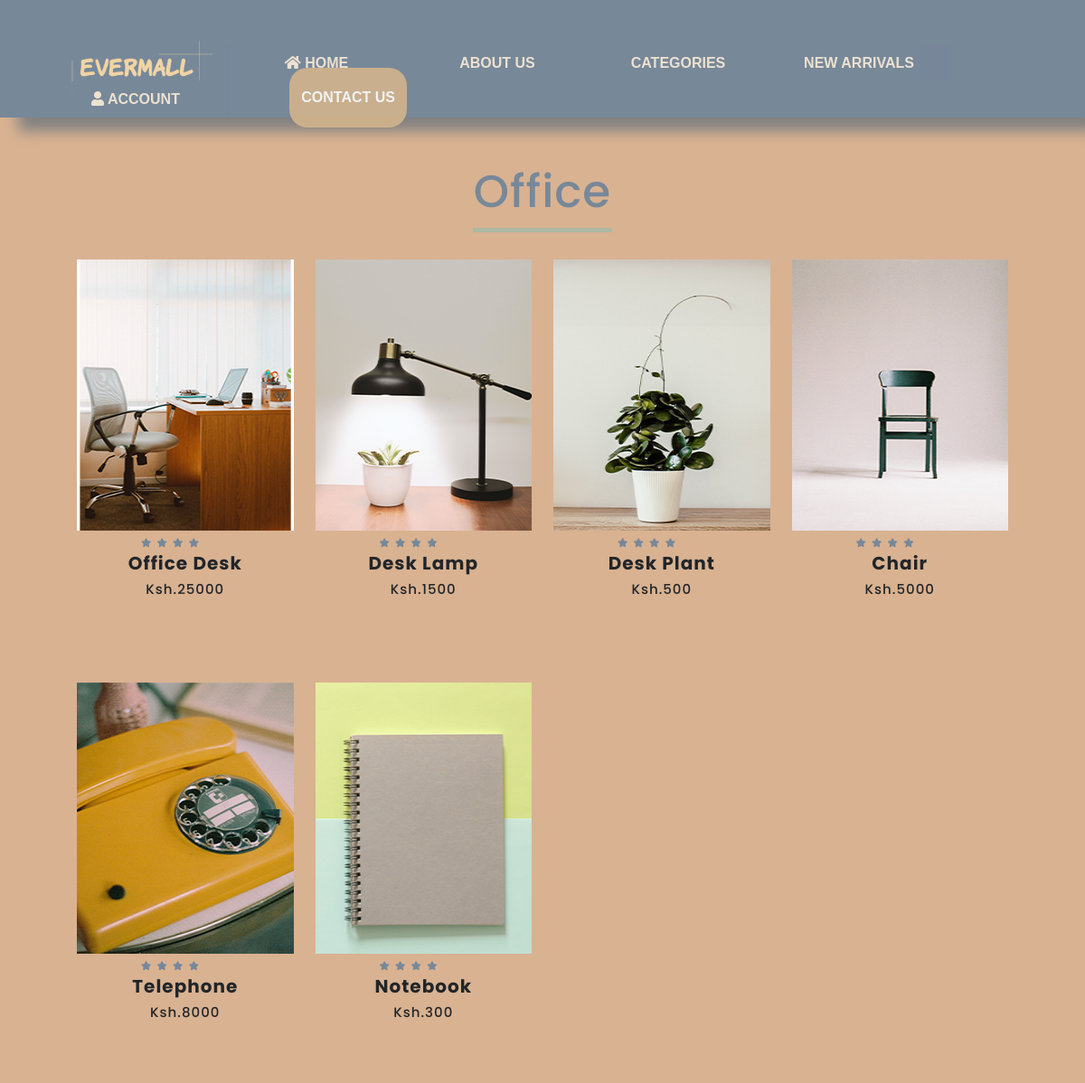
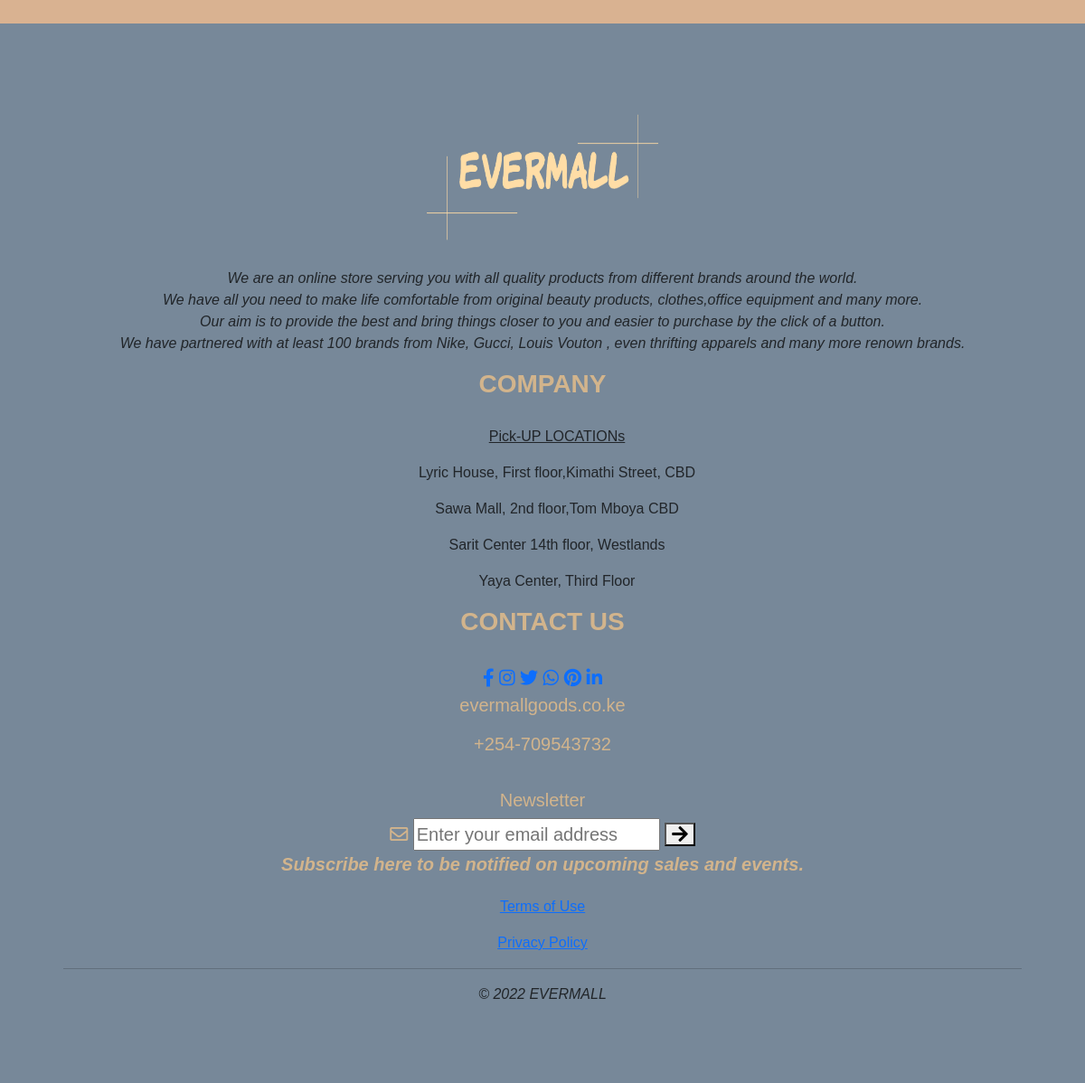
Screenshot of /Shop/Office.php with the database file from the repository (2 pictures, top to bottom).
### tables this page shows
CREATE TABLE `tbl_product` (
  `product_id` int(11) NOT NULL,
  `vendor_id` int(30) NOT NULL,
  `product_name` varchar(25) DEFAULT NULL,
  `product_description` text DEFAULT NULL,
  `product_image` varchar(40) DEFAULT NULL,
  `unit_price` double DEFAULT NULL,
  `available_quantity` int(11) DEFAULT NULL,
  `subcategory_name` text DEFAULT NULL,
  `category_name` text NOT NULL,
  `product_keywords` varchar(50) NOT NULL,
  `created_at` datetime DEFAULT current_timestamp(),
  `updated_at` datetime DEFAULT current_timestamp(),
  `added_by` int(11) DEFAULT NULL,
  `is_deleted` int(11) DEFAULT NULL
);

### Shop/Office.php (the view, shortened to what this page needs)
<?php
require_once('../Admin/connections.php');
$sql="SELECT * FROM tbl_product WHERE category_name='Office'";
$all_product = $conn->query($sql);
?>
<html>
    <head>
        <link rel="stylesheet" href="product2.css">
        <link rel="stylesheet" href="https://stackpath.bootstrapcdn.com/bootstrap/4.3.1/css/bootstrap.min.css">
        <link rel="stylesheet" href="https://stackpath.bootstrapcdn.com/font-awesome/4.7.0/css/font-awesome.min.css">
        <link rel="stylesheet" href="https://cdn.jsdelivr.net/npm/bootstrap@5.2.0-beta1/dist/css/bootstrap.min.css">
	 <link rel="stylesheet" type="text/css" href="https://cdnjs.cloudflare.com/ajax/libs/font-awesome/5.15.1/css/all.min.css">
     <link rel="stylesheet" href="../Index/index.css" >
</head>
<body>
<header>
			<ul>
			<a href="../Index/Index.php">
            <li><img src="../Evermall(White).png" width="300px"></li>
            </a>
			<li><b> <a href="../Index/Index.php"><i class="fa fa-home"></i> HOME </a></b>
			<li><b> <a href="../About/About.php"> ABOUT US </a></b>
			</li>
			<li><b> <a href="../Shop/Shop.php"> CATEGORIES </a></b>
		</li>
			<li><b> <a href="#"> NEW ARRIVALS </a></b>
			</li>
	 <li><b> <a href="../Account/Account.php"><i class="fa fa-user"></i> ACCOUNT </a></b>
	 </li>
	<li id="contact"><b> <a href="../Contact/Contact.php"> CONTACT US  </a></b></li>
</ul>
</header>
<div class="small-container">
        <div class="crazydeals">
        <h1>Office</h1>
        <hr/>
        </div>
        <div class="row">
<?php
	while($row=mysqli_fetch_assoc($all_product)){
?>
    <div class="col-md-3">
        <div class="product-top">
        <img class="" src="../Admin/uploaded_image/<?php echo $row["product_image"]; ?>" width="100%" height="300" alt = "product image">
       <div class="product-bottom text-center">
       <i class="fa fa-star" ></i>
       <i class="fa fa-star"></i>
       <i class="fa fa-star" ></i>
       <i class="fa fa-star" ></i>
       <i class="fa fa-star-half-o" ></i>
       <i class="fa fa-star-o"></i>
       <h3><?php echo $row["product_name"]; ?></h3>
       <h5> Ksh.<?php echo $row["unit_price"]; ?></h5><br>
       </div>
       </div>
    </div>
<?php
};
?>
</div>
</div>
<div class="footer">
	<div class="footer-col">
	   <img class="image" src="../Evermall(White).png">
	     <p> <i>We are an online store serving you with all quality products from different brands around the world. <br>
	     We have all you need to make life comfortable  from original beauty products, clothes,office equipment and many more.<br>Our aim is to provide the best and bring things closer to you and easier to purchase by the click of a button.<br>We have partnered with
	     at least 100 brands from Nike, Gucci, Louis Vouton , even thrifting apparels and many more renown brands.</i> </p>
	</div>
	<div class=" footer-col">
	    <h4> <b>COMPANY </b></h4>
	   <ul>
	       <p><u> Pick-UP LOCATIONs</u> </p>
		   <p> Lyric House, First floor,Kimathi Street, CBD  </p>
		   <p>Sawa Mall, 2nd floor,Tom Mboya CBD </p>
		   <p>Sarit Center 14th floor, Westlands  </p>
		   <p>Yaya Center, Third Floor </p>
	   </ul>
	</div>
	<div class="footer-col">
	    <h4> <b>CONTACT US</b></h4>
	        <div class="social-links">
			   <a href="#"><i class="fab fa-facebook-f"></i></a>
			   <a href="#"><i class="fab fa-instagram"></i></a>
			   <a href="#"><i class="fab fa-twitter"></i></a>
               <a href="#"><i class="fab fa-whatsapp"></i></a>
			   <a href="#"><i class="fab fa-pinterest"></i></a>
			   <a href="#"><i class="fab fa-linkedin-in"></i></a><br>
			   <p class="email-id"> evermallgoods.co.ke</p>
			   <h5> +254-709543732</h5> <BR>
				<div class="col">
					<h5>Newsletter</h5>
     				<form>
						<i class="far fa-envelope"></i>
						<input type="email" placeholder="Enter your email address" required>
						<button type="submit"><i class="fas fa-arrow-right"></i></button>
						<p><i><b>Subscribe here to be notified on upcoming sales and events.</b></i></p>
					</form>
				</div>
		   </div>
	 </div>
	<p><a href="#"> Terms of Use </a></p>
	<p><a href="#">Privacy Policy  </a></p>
<div>
     <hr>
     <p class="Copyright"> <i>&#169; 2022 EVERMALL</i></p>
</div>
</div>
</body>
</html>

### Shop/product2.css (style rules this page uses)
.small-container { width: 100%; max-width: 1080px; font-family: Poppins , sans-serif; letter-spacing: 1px; margin:auto; padding-left: 25px; padding-right: 25px; }
.small-container h1 { margin-top: 5%; }
.row { margin-top: 30px; }
img { width: 100%; }
.product-bottom .fa { color: lightslategray; font-size: 10px; }
.product-bottom h3 { font-size: 20px; font-weight: bold; }
.product-bottom h5 { font-size: 15px; padding-bottom: 10px; }
.col-md-3 { margin-bottom: 5%; transition: transform 0.5s; justify-content: space-around; }
.image { width:209px !important; height:313px !important; }

### Index/index.css (style rules this page uses)
body { width:100%; background:url("Background cover.jpeg"); background-size: cover; background-position:center; padding: 0; margin: 0; overflow-x: hidden; text-align: center; font-family: 'Barlow',sans-serif; box-sizing:border-box; }
.image { width:400px; height:300px; }
h1 { font-size:50px; color:LightSlateGray; }
header { background-color:LightSlateGray; padding: 50px; padding-bottom: 80px; box-shadow: 20px 15px 15px Gray; }
header li img { width: 200px; float: left; margin-top: -20px; }
header ul { margin: 0; padding: 0; list-style: none; }
header ul li { float: left; width: 200px; height: 40px; background-color: LightSlateGray; opacity: .9; line-height: 40px; text-align: center; }
header ul li a { color:AntiqueWhite; text-decoration: none; padding: 13px; transition: .3s ease; }
header ul #contact a { color: #fff; background-color: Tan; border-radius:20px; float: right; position: relative; top: -15px; transition: .3s ease; }
.crazydeals hr { width: 15%; height:5px; border:none; background:#26ccca; margin:auto; margin-top:10px; margin-bottom:30px; }
.image { width:300px !important; height: 200px !important; }
.footer { margin:0; padding:0; background-color:LightSlateGray; padding: 70px; }
.footer-col h4 { font-size:28px; color: Tan; text-transform:capitalize; margin-bottom:30px; }
.Copyright { text-align: center; }
.social-links { font-size:20px; color:Tan; }

### rows the page displays
tbl_product: product_image (picture), product_name "Office Desk", unit_price "25000"
tbl_product: product_image (picture), product_name "Desk Lamp", unit_price "1500"
tbl_product: product_image (picture), product_name "Desk Plant", unit_price "500"
tbl_product: product_image (picture), product_name "Chair", unit_price "5000"
tbl_product: product_image (picture), product_name "Telephone", unit_price "8000"
tbl_product: product_image (picture), product_name "Notebook", unit_price "300"
